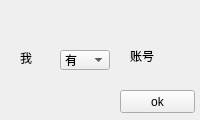
<?xml version="1.0" encoding="UTF-8"?>
<ui version="4.0">
 <class>MainWindow</class>
 <widget class="QMainWindow" name="MainWindow">
  <property name="geometry">
   <rect>
    <x>0</x>
    <y>0</y>
    <width>200</width>
    <height>120</height>
   </rect>
  </property>
  <property name="windowTitle">
   <string>MainWindow</string>
  </property>
  <widget class="QWidget" name="centralwidget">
   <widget class="QLabel" name="label">
    <property name="geometry">
     <rect>
      <x>20</x>
      <y>50</y>
      <width>16</width>
      <height>16</height>
     </rect>
    </property>
    <property name="text">
     <string>我</string>
    </property>
   </widget>
   <widget class="QComboBox" name="comboBox">
    <property name="geometry">
     <rect>
      <x>60</x>
      <y>50</y>
      <width>50</width>
      <height>20</height>
     </rect>
    </property>
    <item>
     <property name="text">
      <string>有</string>
     </property>
    </item>
    <item>
     <property name="text">
      <string>没有</string>
     </property>
    </item>
   </widget>
   <widget class="QLabel" name="label_2">
    <property name="geometry">
     <rect>
      <x>130</x>
      <y>50</y>
      <width>54</width>
      <height>12</height>
     </rect>
    </property>
    <property name="text">
     <string>账号</string>
    </property>
   </widget>
   <widget class="QPushButton" name="pushButton">
    <property name="geometry">
     <rect>
      <x>120</x>
      <y>90</y>
      <width>75</width>
      <height>23</height>
     </rect>
    </property>
    <property name="text">
     <string>ok</string>
    </property>
   </widget>
  </widget>
 </widget>
 <resources/>
 <connections/>
</ui>
